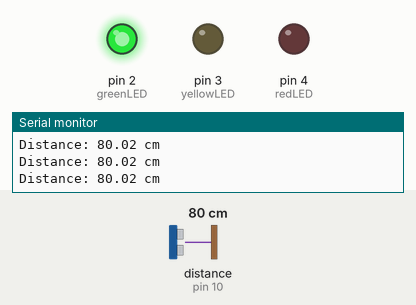
This sketch was run on a simulated Arduino Uno, built with avr-gcc and run on an emulated ATmega328P. Parts: output pins drawn as LEDs (lit = HIGH), the last lines printed to the serial monitor. Wiring (inferred from the names in the program): ultrasonic range finder: trigger pin 9; echo pin 10. The inputs (shaded band) are chosen by the test bench; at power-on: distance to the obstacle (sensor on pin 10) 80 cm. The echo pulse lasts 58.3 µs per cm; pins used as bus, display or sensor lines are not drawn.

Above: at 1.2 s.
1.3 s: distance to the obstacle (sensor on pin 10) set to 31 cm
4.3 s: distance to the obstacle (sensor on pin 10) set to 28 cm
At 5.6 s:
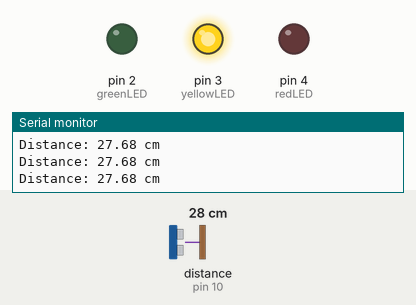
5.9 s: distance to the obstacle (sensor on pin 10) set to 12 cm
7.4 s: distance to the obstacle (sensor on pin 10) set to 9 cm
At 7.9 s:
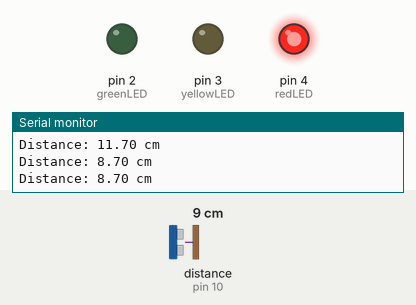
9.0 s: distance to the obstacle (sensor on pin 10) set to 18 cm
At 9.5 s:
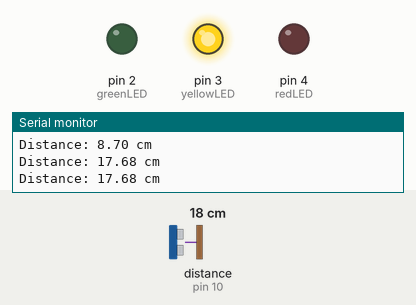
10.6 s: distance to the obstacle (sensor on pin 10) set to 2 cm
At 11.4 s:
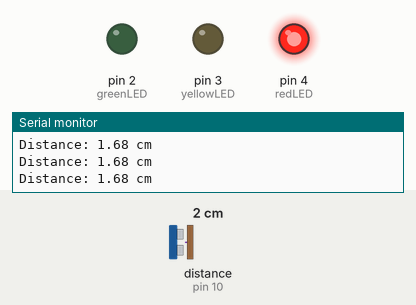
Timing chart, 0 to 13.2 s (numbered marks = the images above; inputs shaded):
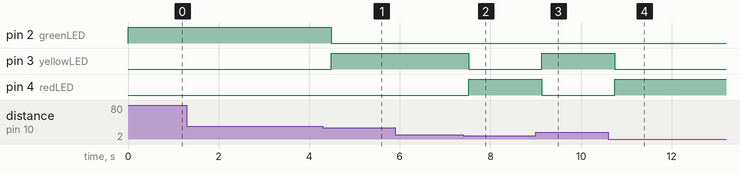

The sketch:

Parking_sensor_based_hardware.ino
```cpp
const int trigPin = 9;
const int echoPin = 10;

const int greenLED = 2;
const int yellowLED = 3;
const int redLED = 4;

void setup() {
  pinMode(trigPin, OUTPUT);
  pinMode(echoPin, INPUT);

  pinMode(greenLED, OUTPUT);
  pinMode(yellowLED, OUTPUT);
  pinMode(redLED, OUTPUT);

  Serial.begin(9600);
}

void loop() {

  // Send ultrasonic pulse
  digitalWrite(trigPin, LOW);
  delayMicroseconds(2);

  digitalWrite(trigPin, HIGH);
  delayMicroseconds(10);

  digitalWrite(trigPin, LOW);

  // Read echo
  long duration = pulseIn(echoPin, HIGH);

  if (duration == 0) {
    Serial.println("No object detected");

    digitalWrite(greenLED, LOW);
    digitalWrite(yellowLED, LOW);
    digitalWrite(redLED, LOW);

    delay(500);
    return;
  }

  float distance = duration * 0.0343 / 2;

  Serial.print("Distance: ");
  Serial.print(distance);
  Serial.println(" cm");

  // Turn all LEDs OFF
  digitalWrite(greenLED, LOW);
  digitalWrite(yellowLED, LOW);
  digitalWrite(redLED, LOW);

  // Select LED
  if (distance > 30) {
    digitalWrite(greenLED, HIGH);
  }
  else if (distance >= 10) {
    digitalWrite(yellowLED, HIGH);
  }
  else {
    digitalWrite(redLED, HIGH);
  }

  delay(200);
}
```

Measured:
- the behaviour switches between 30 and 29 cm on distance to the obstacle (sensor on pin 10) (found by bisection; images 0 and 1)
- the behaviour switches between 11 and 10 cm on distance to the obstacle (sensor on pin 10) (found by bisection; images 1 and 2)
- after the input at 4.3 s, pin 2 (greenLED): HIGH → LOW after 0.19 s; pin 3 (yellowLED): LOW → HIGH after 0.19 s
- after the input at 7.4 s, pin 3 (yellowLED): HIGH → LOW after 0.12 s; pin 4 (redLED): LOW → HIGH after 0.12 s
- after the input at 9.0 s, pin 3 (yellowLED): LOW → HIGH after 0.13 s; pin 4 (redLED): HIGH → LOW after 0.13 s
- after the input at 10.6 s, pin 3 (yellowLED): HIGH → LOW after 0.15 s; pin 4 (redLED): LOW → HIGH after 0.15 s
